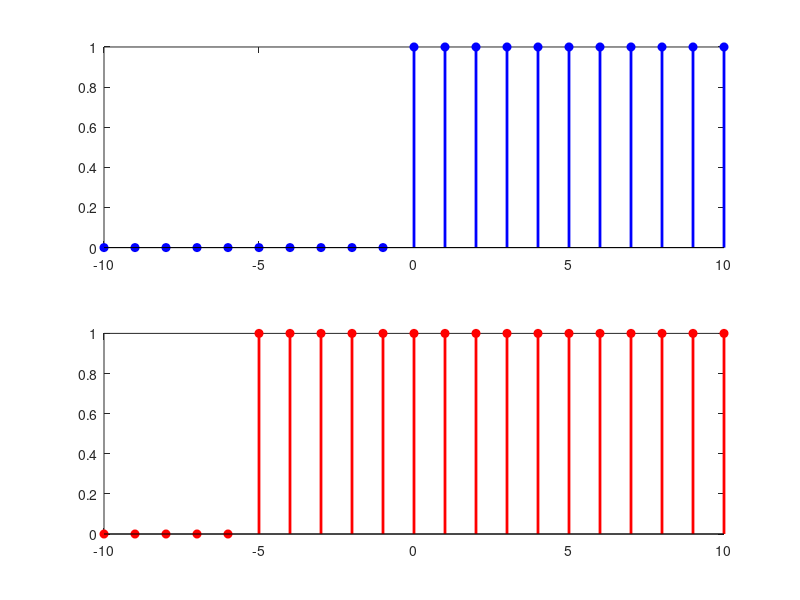

Source code (MATLAB):
%To implement shifting operation
clc
clear all
close all
n=-10:10;
x=(n>=0);
m=-5;
y=((n-m)>=0);
subplot(2,1,1),stem(n,x,'filled','b','linewidth',2)
subplot(2,1,2),stem(n,y,'filled','r','linewidth',2)
